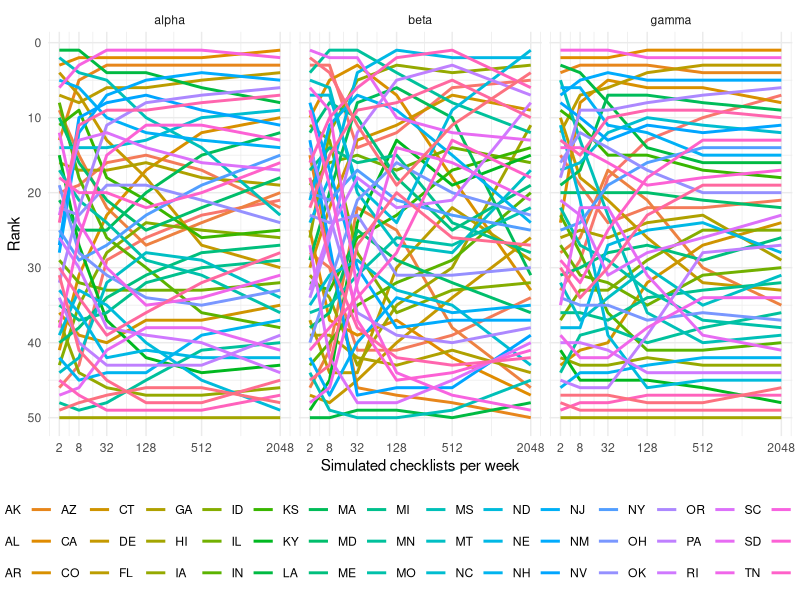

Write R code to recreate this figure.
library(tidyverse)
library(stringr)

res <- read_csv("data/Simulation_Results.csv")

se <- function(x) {
  sd(x)/sqrt(length(x))
}

View(
res %>%
  group_by(location, n_checklists_per_week) %>%
  summarise_each(
    funs(mean,se),
    alpha,
    beta,
    gamma
  )
)

ranks <- res %>%
  group_by(location, n_checklists_per_week) %>%
  summarise_each(
    funs(mean),
    alpha,
    beta,
    gamma
  ) %>%
  ungroup() %>%
  mutate(location = str_replace(location,"US-","")) %>%
  gather(key = "diversity_metric", value = "value", alpha,gamma,beta) %>%
  group_by(n_checklists_per_week,diversity_metric) %>%
  arrange(desc(value)) %>%
  mutate(rank = row_number()) %>%
  ungroup

ranks %>%
  ggplot(aes(x = n_checklists_per_week^.25, y = rank)) +
  geom_line(aes(color = location), size = 1) +
  scale_y_reverse() +
  scale_x_continuous(
    breaks = unique(res$n_checklists_per_week)^.25,
    labels = unique(res$n_checklists_per_week)
  ) +
  labs(
    x = "Simulated checklists per week",
    y = "Rank",
    color = "US State"
  ) +
  theme_minimal() +
  facet_wrap(~diversity_metric) +
  theme(legend.position = "bottom") +
  guides(color = guide_legend(nrow = 3))

rank_table <- ranks %>%
  select(location, n_checklists_per_week, diversity_metric, rank) %>%
  filter(diversity_metric == "beta") %>%
  spread(key = n_checklists_per_week, value = rank)

View(
  rank_table
)

rank_table %>% select(`2`:`2048`) %>% cor
